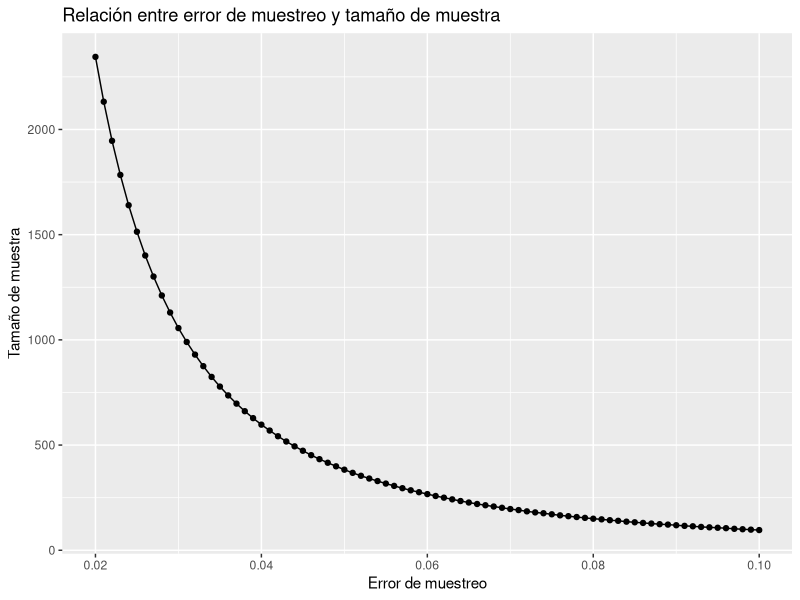
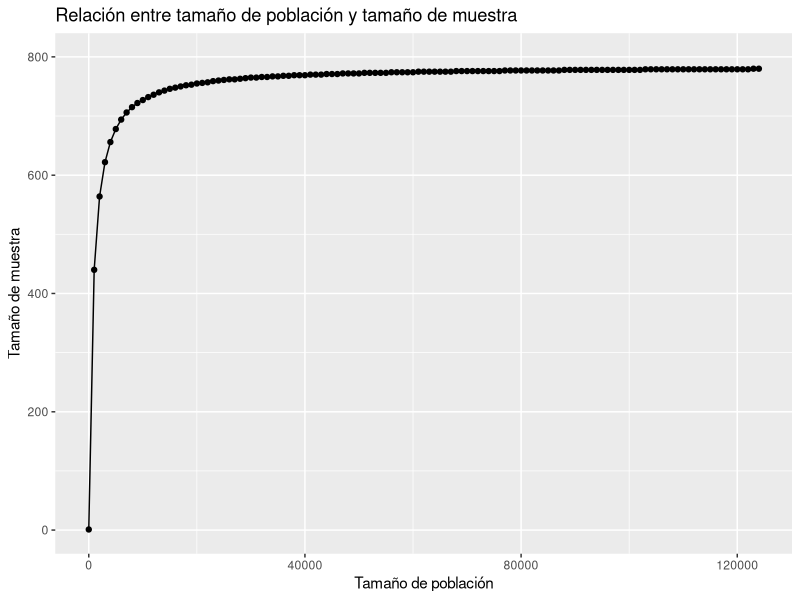

Generate these figures, in order, with R:
## ---- chunk 1
n_muestra <- function(e = 0.04, p = 0.5, alpha = 0.95, N = 100000){
  
  m = p*(1-p)*(qnorm(1- (1-alpha)/2)/e)^2
  n = ceiling(m/(1 + m/N)) 

  return(n)
}
## ---- chunk 2
n_muestra(e = 0.02, p = 0.5, alpha = 0.95, N = 3000000)
## ---- chunk 3
library(dplyr)
library(ggplot2)

tam_muestra <- tibble(error = seq(0.02, 0.1, by = 0.001))

tam_muestra %>% 
  mutate(n = n_muestra(e = error)) %>% 
  ggplot(aes(x = error, y = n)) +
  geom_line() +
  geom_point() +
  ggtitle("Relación entre error de muestreo y tamaño de muestra") +
  xlab("Error de muestreo") +
  ylab("Tamaño de muestra")

## ---- chunk 4
tam_muestra <- tibble(N = seq(1, 125000, by = 1000))

tam_muestra %>% 
  mutate(n = n_muestra(e = 0.035, N = N)) %>% 
  ggplot(aes(x = N, y = n)) +
  geom_line() +
  geom_point() +
  ylim(c(0,800)) +
  ggtitle("Relación entre tamaño de población y tamaño de muestra") +
  xlab("Tamaño de población") +
  ylab("Tamaño de muestra")

